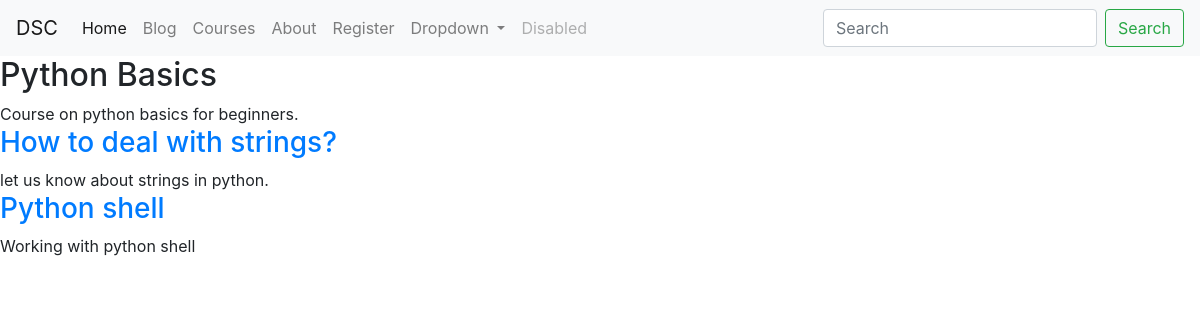
The page /courses/1/ on the database its author committed.
### courses/models.py (models this page shows, shortened)
class Course(models.Model):
    created_at      = models.DateTimeField(auto_now_add=True)
    title           = models.CharField(max_length=255)
    description     = models.TextField()

class Step(models.Model):
    title           = models.CharField(max_length=255)
    description     = models.TextField()
    content         = models.TextField(blank=True, default='')
    order           = models.IntegerField(default=0)
    course          = models.ForeignKey(Course, default=None, on_delete=models.SET_DEFAULT)
    class Meta:
        ordering = ['order', ]

### courses/views.py (the view)
# urls.py: path('<pk>/', views.course_detail, name='detail'),
def course_detail(request, pk):
    course = get_object_or_404(Course, pk=pk)
    context = {"course": course}
    return render(request, 'courses/course_detail.html', context)

### templates/courses/course_detail.html (shortened to what this page needs)
{% extends 'base.html' %}
{% block content %}
<article>
    <h2> {{ course.title }} </h2>
    {{ course.description }}
    <section>
        {% for step in course.step_set.all  %}
            <h3>
            <a href="{% url 'courses:step' course_pk=step.course.pk step_pk=step.pk %}">{{ step.title }} </a>
            </h3>
            {{ step.description }}
        {% endfor %}
    </section>
</article>
{% endblock content %}

### rows shown on the page
Course: title "Python Basics", description "Course on python basics for beginners."
Step: title "How to deal with strings?", description "let us know about strings in python."
Step: title "Python shell", description "Working with python shell"
